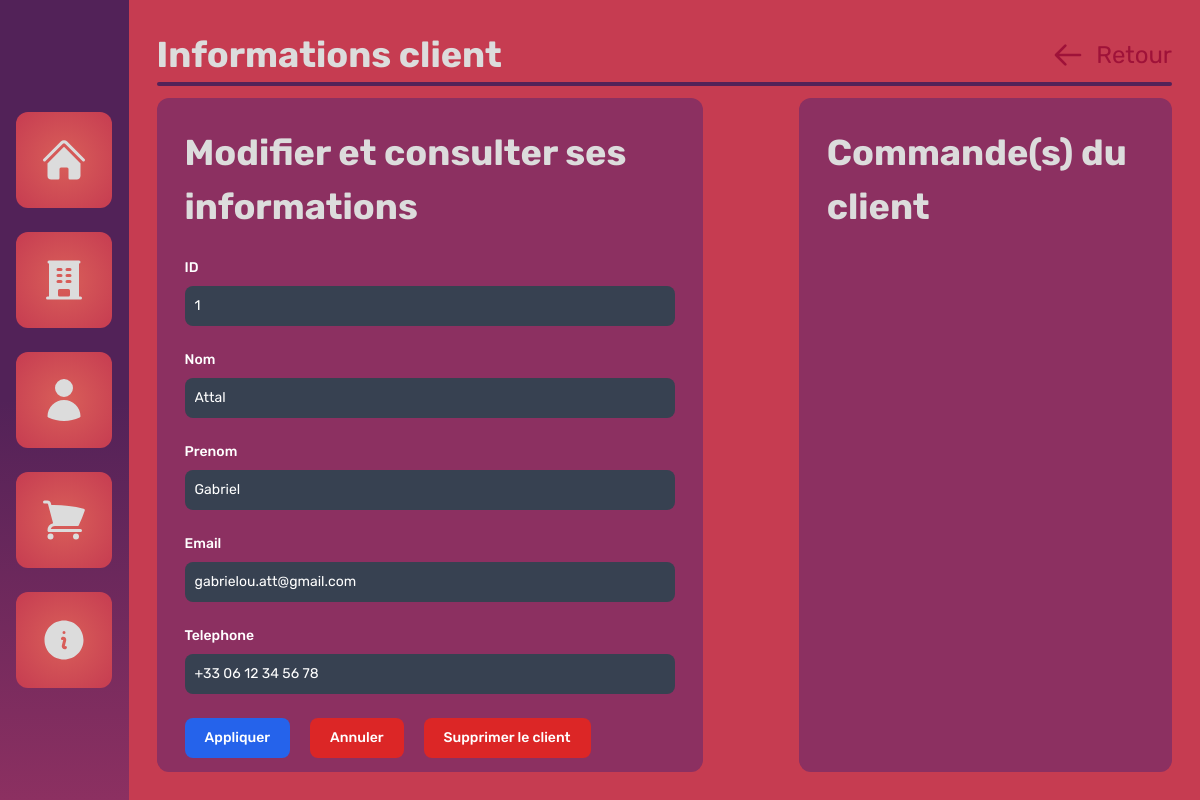
The page /clients/1 on the database its author committed.
### tables this page shows
CREATE TABLE clients (id INTEGER PRIMARY KEY, nom TEXT, prenom TEXT, email TEXT, telephone TEXT);

### main.py (the view)
@app.route('/clients/<int:id>')
def client(id):
    if db_manager.record_exists("clients", id):
        return render_template('info_client.html', client_info=db_manager.get_client(id))
    else:
        return redirect(url_for('clients'))

### database_manager.py (called while the page is built)
    def get_client(self, id):
        return self.curseur.execute(f"SELECT * FROM clients WHERE id={id}").fetchone()

    def record_exists(self, table, id):
        self.curseur.execute(f"SELECT 1 FROM {table} WHERE id=?", (id,))
        return self.curseur.fetchone() is not None

### templates/info_client.html
{% extends 'base.html' %}
{% block content %}
<section class="h-full w-full bg-[--palette-3] flex">
  <div class="h-full w-full p-7 flex flex-col space-y-3">
    <div class="flex flex-col">
      <div class="flex flex-row justify-between">
       <span class="great-title">Informations client</span>
        <a href="{{ url_for('clients') }}" class="text-rose-800 flex flex-row justify-center items-center space-x-3" title="Retour à la liste des clients">
          <svg xmlns="http://www.w3.org/2000/svg" class="h-8 w-8" fill="none" viewBox="0 0 24 24" stroke="currentColor">
            <path stroke-linecap="round" stroke-linejoin="round" stroke-width="2" d="M10 19l-7-7m0 0l7-7m-7 7h18" />
          </svg>
          <span class="text-2xl">
            Retour
          </span>
        </a>
      </div>
      <div class="w-full h-1 bg-[--palette-1] rounded-lg "></div>
    </div>
    <div class="h-full w-full flex space-x-24 overflow-x-auto">
        <div class="w-full h-5/12 bg-[--palette-2] rounded-xl flex flex-col p-7">
            <span class="great-title mb-6">Modifier et consulter ses informations</span>
            <form id="main-form">
                <div class="mb-6">
                    <label for="id" class="block mb-2 text-sm font-medium text-white">ID</label>
                    <input type="number" id="id" class="text-sm rounded-lg focus:ring-blue-500 focus:border-blue-500 block w-full p-2.5 bg-gray-700 border-gray-600 placeholder-gray-400 text-white cursor-not-allowed" placeholder="00" value="{{client_info[0]}}" disabled readonly/>
                </div>
                <div class="mb-6">
                    <label for="nom" class="block mb-2 text-sm font-medium text-white">Nom</label>
                    <input type="text" id="nom" class="text-sm rounded-lg focus:ring-blue-500 focus:border-blue-500 block w-full p-2.5 bg-gray-700 border-gray-600 placeholder-gray-400 text-white" placeholder="Nom" value="{{client_info[1]}}"/>
                </div>
                <div class="mb-6">
                    <label for="prenom" class="block mb-2 text-sm font-medium text-white">Prenom</label>
                    <input type="text" id="prenom" class="text-sm rounded-lg focus:ring-blue-500 focus:border-blue-500 block w-full p-2.5 bg-gray-700 border-gray-600 placeholder-gray-400 text-white" placeholder="Prenom" value="{{client_info[2]}}"/>
                </div>
                <div class="mb-6">
                    <label for="email" class="block mb-2 text-sm font-medium text-white">Email</label>
                    <input type="email" id="email" class="text-sm rounded-lg focus:ring-blue-500 focus:border-blue-500 block w-full p-2.5 bg-gray-700 border-gray-600 placeholder-gray-400 text-white" placeholder="placeholder@gmail.com" value="{{client_info[3]}}"/>
                </div>
                <div class="mb-6">
                    <label for="telephone" class="block mb-2 text-sm font-medium text-white">Telephone</label>
                    <input type="tel" id="telephone" autocomplete="tel" class="text-sm rounded-lg focus:ring-blue-500 focus:border-blue-500 block w-full p-2.5 bg-gray-700 border-gray-600 placeholder-gray-400 text-white" placeholder="+33 0 00 00 00 00" value="{{client_info[4]}}"/>
                </div>
                <div class="flex flex-row space-x-5">
                  <button type="submit" class="text-white focus:ring-4 focus:outline-none font-medium rounded-lg text-sm w-full sm:w-auto px-5 py-2.5 text-center bg-blue-600 hover:bg-blue-700 focus:ring-blue-800">Appliquer</button>
                  <button onclick='document.getElementById("main-form").reset();' class="text-white focus:ring-4 focus:outline-none font-medium rounded-lg text-sm w-full sm:w-auto px-5 py-2.5 text-center bg-red-600 hover:bg-red-700 focus:ring-red-800">Annuler</button>
                  <a href="{{ url_for('delete_client', id=client_info[0]) }}" class="text-white focus:ring-4 focus:outline-none font-medium rounded-lg text-sm w-full sm:w-auto px-5 py-2.5 text-center bg-red-600 hover:bg-red-700 focus:ring-red-800">Supprimer le client</a>
                </div>
            </form>
        </div>
        <div class="w-8/12 h-full bg-[--palette-2] rounded-xl flex flex-col p-7">
            <span class="great-title">Commande(s) du client</span>
        </div>
    </div>
  </div>
</section>
{% endblock %}

### static/css/general.css (style rules this page uses)
html, body, div, span, applet, object, iframe, h1, h2, h3, h4, h5, h6, p, blockquote, pre, a, abbr, acronym, address, big, cite, code, del, dfn, em, img, ins, kbd, q, s, samp, small, strike, strong, sub, sup, tt, var, b, u, i, center, dl, dt, dd, ol, ul, li, fieldset, form, label, legend, table, caption, tbody, tfoot, thead, tr, th, td, article, aside, canvas, details, embed, figure, figcaption, footer, header, hgroup, menu, nav, output, ruby, section, summary, time, mark, audio, video { margin: 0; padding: 0; border: 0; font-size: 100%; font-family: "Rubik", sans-serif; vertical-align: baseline; }
:root { --nav-gradient: linear-gradient(180deg, #522258 50%, #8C3061 100%); --nav-button-gradient: radial-gradient(circle, #D95F59 0%, #C63C51 100%); --white-color: #dcdcdc; --palette-1: #522258; --palette-2: #8C3061; --palette-3: #C63C51; --palette-4: #D95F59; }
.great-title { color: var(--white-color); font-family: "Rubik", sans-serif; font-optical-sizing: auto; font-weight: 700; font-style: normal; font-size: 36px; }

### rows shown on the page
clients: id "1", nom "Attal", prenom "Gabriel", email "gabrielou.att@gmail.com", telephone "+33 06 12 34 56 78"
